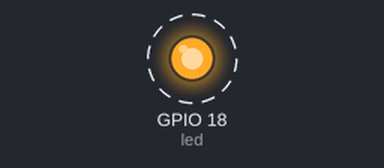
The program below on a simulated ESP32 board running MicroPython. On the bench: output pins drawn as LEDs (lit = HIGH). Dashed ring = blinking.

Above: at 0.5 s.
Timing chart, 0 to 4.6 s (numbered marks = the images above):
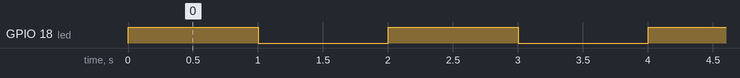

The program:

simple_led_blinking.py
```python
# Simple LED Blinking Code

# Connection Scheme for the LED and ESP32:
# - Connect the anode (longer leg) of the LED to GPIO pin 18 of the ESP32.
# - Connect the cathode (shorter leg) of the LED to one end of a current-limiting resistor (e.g. 220 ohms).
# - Connect the other end of the resistor to the GND pin of the ESP32.

import machine  # Import the machine module to control hardware components
import time  # Import the time module to add delays

# First, we need to define the pin for the LED, for example the GPIO 18 on our ESP32
led = machine.Pin(18, machine.Pin.OUT)
# 'machine.Pin' initializes a pin; '18' is the GPIO pin number where the LED is connected
# 'machine.Pin.OUT' sets the pin mode to output, meaning it will send out a signal to control the LED

# Start the main loop to blink the LED.
while True:
    led.value(1)  # Turn the LED on by setting the pin's value to 1 (high)
    time.sleep(1)  # Wait for 1 second (1000 milliseconds) while the LED is on
    led.value(0)  # Turn the LED off by setting the pin's value to 0 (low)
    time.sleep(1)  # Wait for 1 second (1000 milliseconds) while the LED is off
```

Measured:
- by itself, GPIO 18 (led): alternates HIGH for 1.0 s and LOW for 1.0 s
